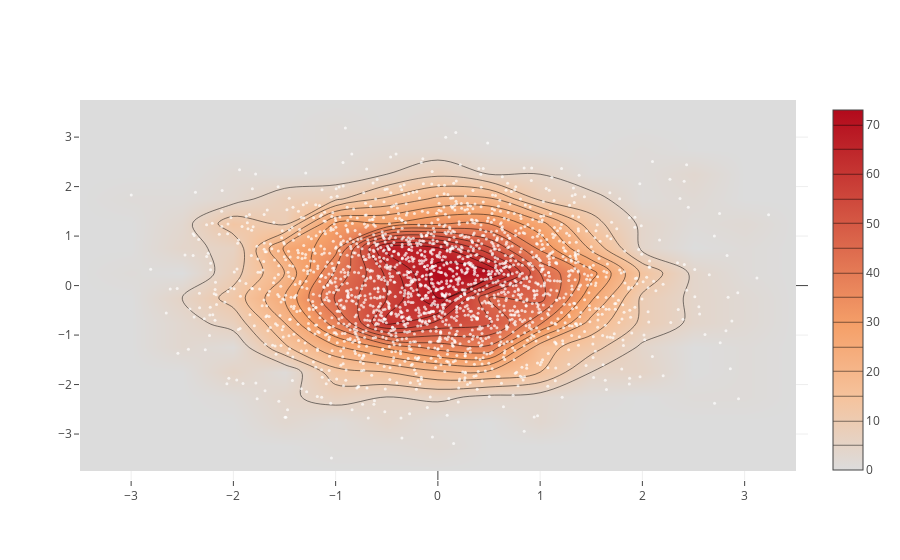

The notebook cell this image was saved under:
### Code cell
x = np.random.randn(2000)
y = np.random.randn(2000)
iplot([Histogram2dContour(x=x, y=y, contours=Contours(coloring='heatmap')),
       Scatter(x=x, y=y, mode='markers', marker=Marker(color='white', size=3, opacity=0.7))], show_link=False)

### Figure 1 — Plotly figure (JSON) as saved in the notebook; plotly's stock layout.template omitted (floating-point values rounded to 4 significant figures; data arrays with more than 128 entries replaced by an {"elided": "..."} marker saying what was removed)
{"data": [{"contours": {"coloring": "heatmap"}, "type": "histogram2dcontour", "x": {"elided": "2000 float values"}, "y": {"elided": "2000 float values"}}, {"marker": {"color": "white", "opacity": 0.7, "size": 3}, "mode": "markers", "type": "scatter", "x": {"elided": "2000 float values"}, "y": {"elided": "2000 float values"}}], "layout": {}}
